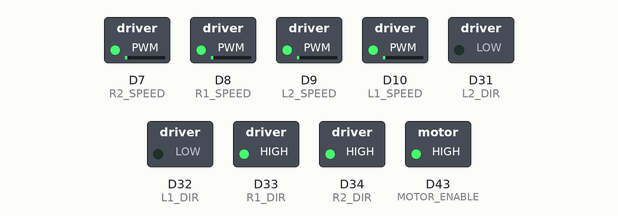
This sketch was run on a simulated Arduino Due. Parts: switched loads named in the sketch (green lamp = pin HIGH).

Above: at 0.15 s.
At 2.6 s:
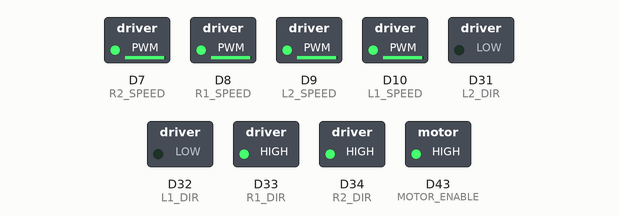
At 7.78 s:
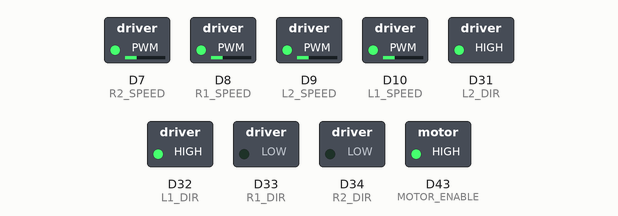
At 13.1 s:
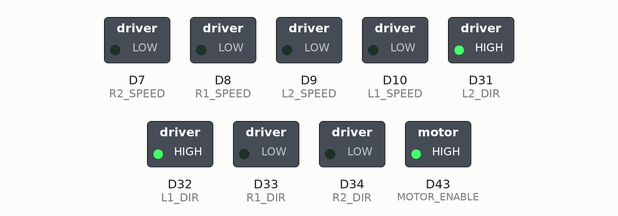
At 18.35 s:
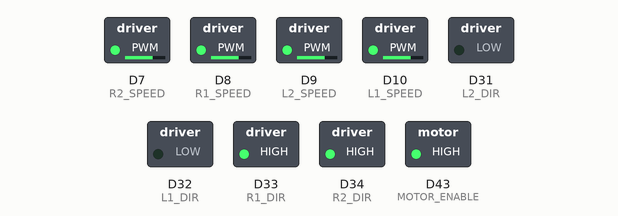
At 23.7 s:
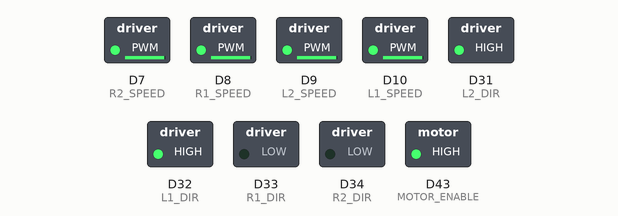
Timing chart, 0 to 27.0 s (numbered marks = the images above):
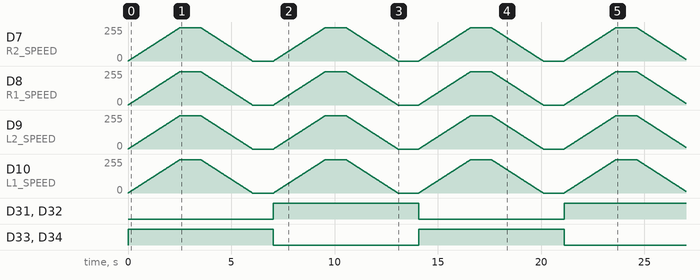

Measured:
- by itself, D31 (L2_DIR), D32 (L1_DIR): LOW → HIGH at 7.0 s, → LOW 7.0 s later, → HIGH 7.0 s later
- by itself, D33 (R1_DIR), D34 (R2_DIR): alternates HIGH for 7.0 s and LOW for 7.0 s

The sketch:

MotorTest.ino
```cpp
/*
  Author: Ahmed Abbas (with the help of Oliver)
  Aim: Tests motors
*/


/* Global Variables */
#define R2_SPEED 7
#define R1_SPEED 8
#define L2_SPEED 9
#define L1_SPEED 10

#define R2_DIR 34
#define R1_DIR 33
#define L2_DIR 31
#define L1_DIR 32

#define MOTOR_ENABLE 43

#define FREQUENCY 300000

int dir = 0;

void setup() {

  setPins();
  setFrequencies();

}


void loop() {

  testMotors();

}
```

Setup.ino
```cpp
void setPins(){
  /* Pin setup */

  pinMode(R2_DIR, OUTPUT);
  pinMode(R1_DIR, OUTPUT);
  pinMode(L2_DIR, OUTPUT);
  pinMode(L1_DIR, OUTPUT);

  pinMode(MOTOR_ENABLE, OUTPUT);

  digitalWrite(MOTOR_ENABLE, HIGH);

  digitalWrite(R2_DIR, LOW);
  digitalWrite(R1_DIR, LOW);
  digitalWrite(L2_DIR, HIGH);
  digitalWrite(L1_DIR, HIGH);

  Serial.begin(9600);

}

void setFrequencies(){
  /* Frequency Setup */

  analogWriteFrequency(R2_SPEED, FREQUENCY);
  analogWriteResolution(8);
  //analogWrite(R2_SPEED, 0);

  analogWriteFrequency(R1_SPEED, FREQUENCY);
  analogWriteResolution(8);
  //analogWrite(R1_SPEED, 0);

  analogWriteFrequency(L2_SPEED, FREQUENCY);
  analogWriteResolution(8);
  //analogWrite(L2_SPEED, 0);

  analogWriteFrequency(L1_SPEED, FREQUENCY);
  analogWriteResolution(8);
  //analogWrite(L1_SPEED, 0);

}


void testMotors(){
  /* test motors */

  /* Change Direction */
  dir = abs(dir-1);
  digitalWrite(R2_DIR, dir);
  digitalWrite(R1_DIR, dir);
  digitalWrite(L2_DIR, abs(dir-1));
  digitalWrite(L1_DIR, abs(dir-1));

   /* Ramp up */
   for(int i = 0; i <= 250; i++){
        analogWrite(R1_SPEED,i);
        analogWrite(L1_SPEED,i);
        analogWrite(R2_SPEED,i);
        analogWrite(L2_SPEED,i);
        delay(10);
    }

    delay(1000);

    /* Ramp down */
    for(int i = 250; i >= 00; i--){
        analogWrite(R1_SPEED,i);
        analogWrite(L1_SPEED,i);
        analogWrite(R2_SPEED,i);
        analogWrite(L2_SPEED,i);
        delay(10);
    }

    delay(1000);

}
```
